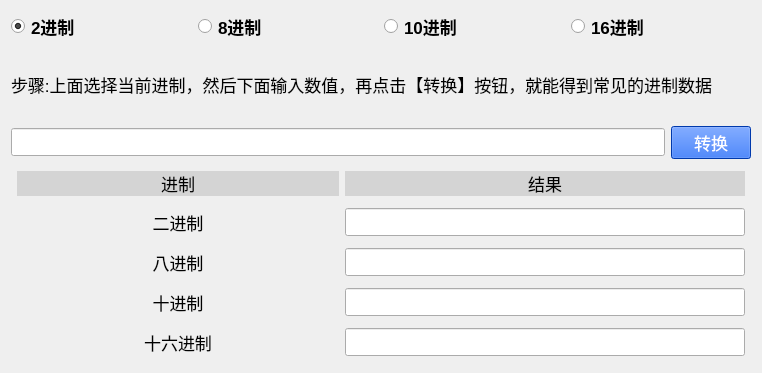
<?xml version="1.0" encoding="UTF-8"?>
<ui version="4.0">
 <class>Widget</class>
 <widget class="QWidget" name="Widget">
  <property name="geometry">
   <rect>
    <x>0</x>
    <y>0</y>
    <width>762</width>
    <height>373</height>
   </rect>
  </property>
  <property name="windowTitle">
   <string>Widget</string>
  </property>
  <property name="windowIcon">
   <iconset resource="src.qrc">
    <normaloff>:/new/prefix1/system.png</normaloff>:/new/prefix1/system.png</iconset>
  </property>
  <layout class="QGridLayout" name="gridLayout_4">
   <item row="0" column="0">
    <layout class="QGridLayout" name="gridLayout_2">
     <item row="0" column="0">
      <widget class="QRadioButton" name="radio_2">
       <property name="font">
        <font>
         <pointsize>13</pointsize>
         <weight>75</weight>
         <bold>true</bold>
        </font>
       </property>
       <property name="text">
        <string>2进制</string>
       </property>
       <property name="checked">
        <bool>true</bool>
       </property>
      </widget>
     </item>
     <item row="0" column="1">
      <widget class="QRadioButton" name="radio_8">
       <property name="font">
        <font>
         <pointsize>13</pointsize>
         <weight>75</weight>
         <bold>true</bold>
        </font>
       </property>
       <property name="text">
        <string>8进制</string>
       </property>
      </widget>
     </item>
     <item row="0" column="2">
      <widget class="QRadioButton" name="radio_10">
       <property name="font">
        <font>
         <pointsize>13</pointsize>
         <weight>75</weight>
         <bold>true</bold>
        </font>
       </property>
       <property name="text">
        <string>10进制</string>
       </property>
      </widget>
     </item>
     <item row="0" column="3">
      <widget class="QRadioButton" name="radio_16">
       <property name="font">
        <font>
         <pointsize>13</pointsize>
         <weight>75</weight>
         <bold>true</bold>
        </font>
       </property>
       <property name="text">
        <string>16进制</string>
       </property>
      </widget>
     </item>
    </layout>
   </item>
   <item row="1" column="0">
    <layout class="QGridLayout" name="gridLayout_3">
     <item row="1" column="1">
      <widget class="QPushButton" name="btn_transition">
       <property name="font">
        <font>
         <pointsize>13</pointsize>
        </font>
       </property>
       <property name="styleSheet">
        <string notr="true">background-color: rgb(0, 80, 241);
color: rgb(255, 255, 255);</string>
       </property>
       <property name="text">
        <string>转换</string>
       </property>
      </widget>
     </item>
     <item row="1" column="0">
      <widget class="QLineEdit" name="le_cin">
       <property name="font">
        <font>
         <pointsize>13</pointsize>
        </font>
       </property>
      </widget>
     </item>
     <item row="0" column="0" colspan="2">
      <widget class="QLabel" name="label">
       <property name="font">
        <font>
         <pointsize>13</pointsize>
        </font>
       </property>
       <property name="text">
        <string>步骤:上面选择当前进制，然后下面输入数值，再点击【转换】按钮，就能得到常见的进制数据</string>
       </property>
       <property name="wordWrap">
        <bool>true</bool>
       </property>
      </widget>
     </item>
    </layout>
   </item>
   <item row="2" column="0">
    <layout class="QGridLayout" name="gridLayout">
     <property name="leftMargin">
      <number>6</number>
     </property>
     <property name="topMargin">
      <number>6</number>
     </property>
     <property name="rightMargin">
      <number>6</number>
     </property>
     <property name="bottomMargin">
      <number>6</number>
     </property>
     <property name="verticalSpacing">
      <number>12</number>
     </property>
     <item row="0" column="0">
      <widget class="QLabel" name="label_2">
       <property name="font">
        <font>
         <pointsize>13</pointsize>
        </font>
       </property>
       <property name="styleSheet">
        <string notr="true">background-color: rgb(212, 212, 212);</string>
       </property>
       <property name="text">
        <string>进制</string>
       </property>
       <property name="alignment">
        <set>Qt::AlignCenter</set>
       </property>
      </widget>
     </item>
     <item row="0" column="1">
      <widget class="QLabel" name="label_3">
       <property name="font">
        <font>
         <pointsize>13</pointsize>
        </font>
       </property>
       <property name="styleSheet">
        <string notr="true">background-color: rgb(212, 212, 212);</string>
       </property>
       <property name="text">
        <string>结果</string>
       </property>
       <property name="alignment">
        <set>Qt::AlignCenter</set>
       </property>
      </widget>
     </item>
     <item row="1" column="0">
      <widget class="QLabel" name="label_4">
       <property name="font">
        <font>
         <pointsize>13</pointsize>
        </font>
       </property>
       <property name="text">
        <string>二进制</string>
       </property>
       <property name="alignment">
        <set>Qt::AlignCenter</set>
       </property>
      </widget>
     </item>
     <item row="1" column="1">
      <widget class="QLineEdit" name="le_2">
       <property name="maximumSize">
        <size>
         <width>400</width>
         <height>16777215</height>
        </size>
       </property>
       <property name="font">
        <font>
         <pointsize>13</pointsize>
        </font>
       </property>
       <property name="readOnly">
        <bool>false</bool>
       </property>
      </widget>
     </item>
     <item row="2" column="0">
      <widget class="QLabel" name="label_5">
       <property name="font">
        <font>
         <pointsize>13</pointsize>
        </font>
       </property>
       <property name="text">
        <string>八进制</string>
       </property>
       <property name="alignment">
        <set>Qt::AlignCenter</set>
       </property>
      </widget>
     </item>
     <item row="2" column="1">
      <widget class="QLineEdit" name="le_8">
       <property name="maximumSize">
        <size>
         <width>400</width>
         <height>16777215</height>
        </size>
       </property>
       <property name="font">
        <font>
         <pointsize>13</pointsize>
        </font>
       </property>
       <property name="readOnly">
        <bool>false</bool>
       </property>
      </widget>
     </item>
     <item row="3" column="0">
      <widget class="QLabel" name="label_6">
       <property name="font">
        <font>
         <pointsize>13</pointsize>
        </font>
       </property>
       <property name="text">
        <string>十进制</string>
       </property>
       <property name="alignment">
        <set>Qt::AlignCenter</set>
       </property>
      </widget>
     </item>
     <item row="3" column="1">
      <widget class="QLineEdit" name="le_10">
       <property name="maximumSize">
        <size>
         <width>400</width>
         <height>16777215</height>
        </size>
       </property>
       <property name="font">
        <font>
         <pointsize>13</pointsize>
        </font>
       </property>
       <property name="readOnly">
        <bool>false</bool>
       </property>
      </widget>
     </item>
     <item row="4" column="0">
      <widget class="QLabel" name="label_7">
       <property name="font">
        <font>
         <pointsize>13</pointsize>
        </font>
       </property>
       <property name="text">
        <string>十六进制</string>
       </property>
       <property name="alignment">
        <set>Qt::AlignCenter</set>
       </property>
      </widget>
     </item>
     <item row="4" column="1">
      <widget class="QLineEdit" name="le_16">
       <property name="maximumSize">
        <size>
         <width>400</width>
         <height>16777215</height>
        </size>
       </property>
       <property name="font">
        <font>
         <pointsize>13</pointsize>
        </font>
       </property>
       <property name="readOnly">
        <bool>false</bool>
       </property>
      </widget>
     </item>
    </layout>
   </item>
  </layout>
 </widget>
 <resources>
  <include location="src.qrc"/>
 </resources>
 <connections/>
</ui>
